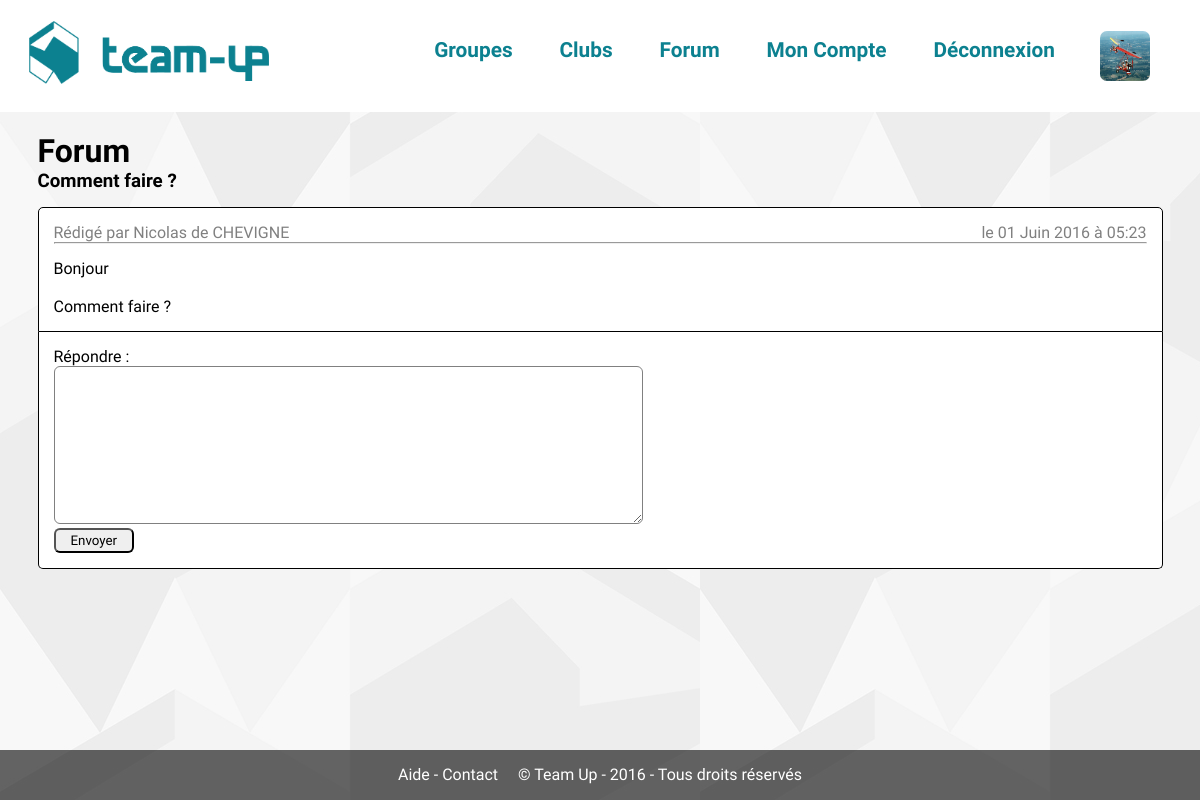
/?page=forum&sujet=3 (signed in), run on the app's committed database.
### tables this page shows
CREATE TABLE `forum_sujets` (
  `id` int(11) NOT NULL,
  `id_membre` int(11) NOT NULL,
  `type` enum('aide','sport') NOT NULL,
  `id_sport` int(11) NOT NULL,
  `titre` varchar(255) NOT NULL,
  `message` text NOT NULL,
  `date` datetime NOT NULL,
  `resolu` tinyint(1) NOT NULL
);

CREATE TABLE `membres` (
  `id` int(11) NOT NULL,
  `pseudo` varchar(255) NOT NULL,
  `nom` varchar(255) NOT NULL,
  `prenom` varchar(255) NOT NULL,
  `email` varchar(255) NOT NULL,
  `mot_de_passe` varchar(255) NOT NULL,
  `description` text,
  `date_naissance` date DEFAULT NULL,
  `id_departement` varchar(255) DEFAULT NULL,
  `sexe` enum('homme','femme','autre') DEFAULT NULL,
  `bannis` tinyint(1) NOT NULL DEFAULT '0',
  `role` enum('membre','admin') NOT NULL DEFAULT 'membre'
);

### modeles/forum.php (called while the page is built, shortened)
<?php
function recuperer_sujet($id) {
	global $pdo;
	$stmt = $pdo->prepare('SELECT f.id id_sujet, f.*, m.id id_membre, m.* FROM forum_sujets AS f
																				JOIN membres AS m ON f.id_membre = m.id
																			WHERE f.id = :id');
	$stmt->bindValue('id', $id, PDO::PARAM_INT);
	$stmt->execute();
	return $stmt->fetch();
}

### init.php (called while the page is built, shortened)
<?php
class DateTimeFrench extends DateTime {
    public function format($format) {
        $english_days = array('Monday', 'Tuesday', 'Wednesday', 'Thursday', 'Friday', 'Saturday', 'Sunday');
        $french_days = array('Lundi', 'Mardi', 'Mercredi', 'Jeudi', 'Vendredi', 'Samedi', 'Dimanche');
        $english_months = array('January', 'February', 'March', 'April', 'May', 'June', 'July', 'August', 'September', 'October', 'November', 'December');
        $french_months = array('Janvier', 'Février', 'Mars', 'Avril', 'Mai', 'Juin', 'Juillet', 'Août', 'Septembre', 'Octobre', 'Novembre', 'Décembre');
        return str_replace($english_months, $french_months, str_replace($english_days, $french_days, parent::format($format)));
    }
}

### vues/forum-sujet.php (the view, shortened to what this page needs)
<h1><a href="?page=forum">Forum</a></h1>
<h3><?php echo $sujet['titre']; ?></h3>
<?php
	$date_sujet = new DateTimeFrench($sujet['date']);
?>
<div class="liste-encadrer ">
	<div class="encadrer">
		<span class="message-infos">Rédigé par <?php echo $sujet['prenom'] . ' '. $sujet['nom']; ?><span class="float-right">le <?php echo $date_sujet->format('d F Y'); ?> à <?php echo $date_sujet->format('H:i'); ?></span></span>
		<hr>
		<?php echo nl2br(htmlspecialchars($sujet['message'])); ?>
	</div>
	<div class="encadrer">
		<form method="post" action="">
			<label for="message">Répondre : </label><br>
			<textarea name="message" id="message" rows="10" cols="70"></textarea><br>
			<input type="submit" value="Envoyer">
		</form>
	</div>
</div>

### static/css/style.css (style rules this page uses)
* { font-family: 'Titillium Web', sans-serif; margin:0; padding: 0; }
body { background:url(../../static/images/motif.jpg); background-repeat: repeat; min-height:100%; }
.float-right { float: right; }
input[type=submit] { border-radius: 6px; padding: 3px 15px; }
input[type=text], input[type=password], input[type=number], input[type=email], input[type=url], input[type=tel], textarea { border-radius: 6px; padding: 3px 6px; border:1px solid grey; }
h1 a { text-decoration: none; color:black; }
.encadrer { margin-top:10px; border-radius: 5px; border: 1px solid black; background-color: white; }
.liste-encadrer { margin: 15px 0 20px 0; }
.liste-encadrer > .encadrer { margin-top: 0; border-radius: 0px; border-top: 0px; border-bottom-width: 1px; }
.liste-encadrer > .encadrer:last-child { border-bottom-right-radius: 5px!important; border-bottom-left-radius: 5px!important; border-top-right-radius: 0px!important; border-top-left-radius: 0px!important; border-top: 0px; border-bottom-width: 1px!important; }
.liste-encadrer > .encadrer:first-child { border-top-right-radius: 5px!important; border-top-left-radius: 5px!important; border-bottom-right-radius: 0px; border-bottom-left-radius: 0px; border-top: 1px solid black; }

### static/css/forum.css (style rules this page uses)
.encadrer { padding:15px; }
.encadrer hr { margin-bottom:15px; }
.message-infos, .message-infos a { color:grey; }

### data on the page
forum_sujets: titre "Comment faire ?", id_membre.prenom "Nicolas", id_membre.nom "de CHEVIGNE", date "01 Juin 2016", date "05:23", message "Bonjour Comment faire ?"
